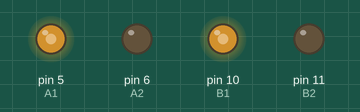
This sketch was run on a simulated Arduino Uno, built with avr-gcc and run on an emulated ATmega328P. On the bench: output pins drawn as LEDs (lit = HIGH).

Above: at 0.05 s.
At 3.0 s:
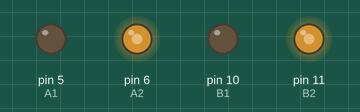
At 6.0 s:
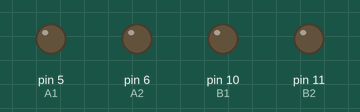
Timing chart, 0 to 7.8 s (numbered marks = the images above):
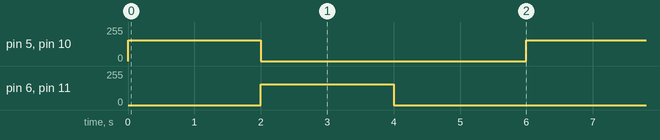

The sketch:

test_motor.ino
```cpp
// Broches de contrôle des moteurs
#define A1 5
#define A2 6
#define B1 10
#define B2 11

void setup() {
  // Définir les broches comme sorties
  pinMode(A1, OUTPUT);
  pinMode(A2, OUTPUT);
  pinMode(B1, OUTPUT);
  pinMode(B2, OUTPUT);
}

void loop() {
  // Faire avancer les deux moteurs
  forward();
  delay(2000);  // Attendre 2 secondes

  // Faire reculer les moteurs
  backward();
  delay(2000);  // Attendre 2 secondes

  // Arrêter les moteurs
  Stop();
  delay(2000);  // Attendre 2 secondes
}

void forward() {
  // Faire avancer les moteurs
  analogWrite(A1, 155);
  analogWrite(A2, 0);
  analogWrite(B1, 155);
  analogWrite(B2, 0);
}

void backward() {
  // Faire reculer les moteurs
  analogWrite(A1, 0);
  analogWrite(A2, 155);
  analogWrite(B1, 0);
  analogWrite(B2, 155);
}

void Stop() {
  // Arrêter les moteurs
  digitalWrite(A1, LOW);
  digitalWrite(A2, LOW);
  digitalWrite(B1, LOW);
  digitalWrite(B2, LOW);
}
```

Measured:
- by itself, pin 5 (A1), pin 6 (A2), pin 10 (B1), pin 11 (B2): alternates 155/255 for 2.0 s and 0/255 for 4.0 s
